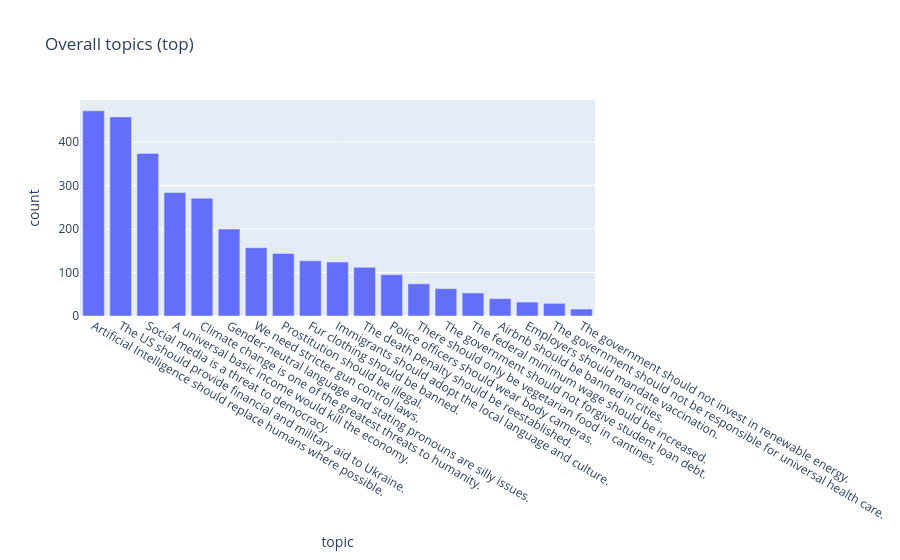
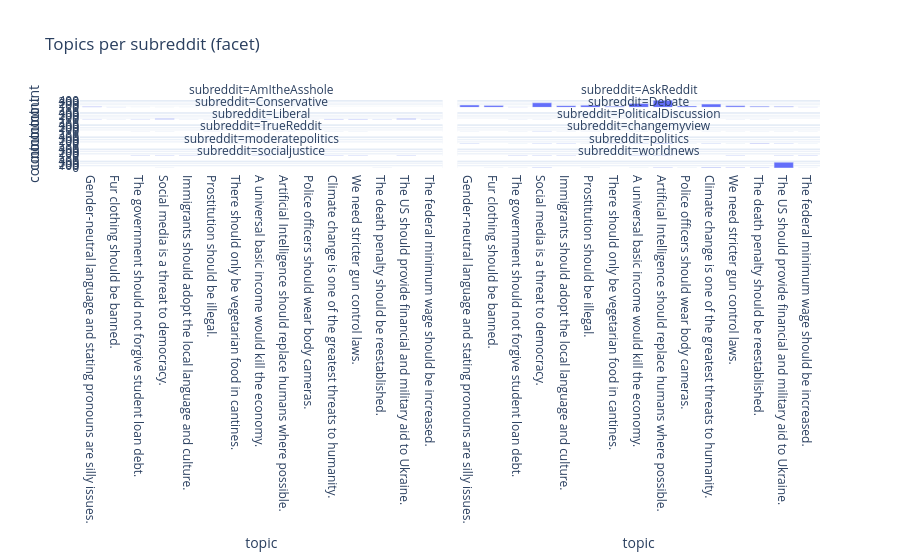

Notebook code cell kept with these figures, in order:
### Code cell
# =============================================================================
# Abschnitt 3 — Topics (wie Tab 2)
# =============================================================================

if df_sub.empty:
    print("WARNING: submissions empty.")
elif not subreddit_sub or not topic_sub:
    print("WARNING: could not detect subreddit/topic columns.")
else:
    overall = compute_topics_overall(df_sub, topic_col=topic_sub)
    display(overall.head(50))
    px.bar(overall.head(TOP_N_TOPICS_OVERALL), x="topic", y="count", title="Overall topics (top)").show()

    by_sub = compute_topics_by_subreddit(
        df_sub=df_sub,
        subreddit_col=subreddit_sub,
        topic_col=topic_sub,
        top_n_topics=TOP_N_TOPICS_FOR_PER_SUB,
    )
    display(by_sub.head(200))

    # Optional: facet plot (can get wide)
    view = by_sub.copy()
    px.bar(view, x="topic", y="count", facet_col="subreddit", facet_col_wrap=2, title="Topics per subreddit (facet)").show()

### Figure 1 — Plotly figure (JSON) as saved in the notebook; plotly's stock layout.template omitted (floating-point values rounded to 4 significant figures)
{"data": [{"hovertemplate": "topic=%{x}<br>count=%{y}<extra></extra>", "legendgroup": "", "marker": {"color": "#636efa", "pattern": {"shape": ""}}, "name": "", "orientation": "v", "showlegend": false, "textposition": "auto", "x": ["Artificial Intelligence should replace humans where possible.", "The US should provide financial and military aid to Ukraine.", "Social media is a threat to democracy.", "A universal basic income would kill the economy.", "Climate change is one of the greatest threats to humanity.", "Gender-neutral language and stating pronouns are silly issues.", "We need stricter gun control laws.", "Prostitution should be illegal.", "Fur clothing should be banned.", "Immigrants should adopt the local language and culture.", "The death penalty should be reestablished.", "Police officers should wear body cameras.", "There should only be vegetarian food in cantines.", "The government should not forgive student loan debt.", "The federal minimum wage should be increased.", "Airbnb should be banned in cities.", "Employers should mandate vaccination.", "The government should not be responsible for universal health care.", "The government should not invest in renewable energy."], "xaxis": "x", "y": [472, 458, 374, 284, 271, 200, 157, 144, 127, 124, 112, 95, 74, 63, 53, 40, 32, 29, 16], "yaxis": "y", "type": "bar"}], "layout": {"xaxis": {"anchor": "y", "domain": [0.0, 1.0], "title": {"text": "topic"}}, "yaxis": {"anchor": "x", "domain": [0.0, 1.0], "title": {"text": "count"}}, "legend": {"tracegroupgap": 0}, "title": {"text": "Overall topics (top)"}, "barmode": "relative"}}

### Figure 2 — Plotly figure (JSON) as saved in the notebook; plotly's stock layout.template omitted (floating-point values rounded to 4 significant figures)
{"data": [{"hovertemplate": "subreddit=AmItheAsshole<br>topic=%{x}<br>count=%{y}<extra></extra>", "legendgroup": "", "marker": {"color": "#636efa", "pattern": {"shape": ""}}, "name": "", "orientation": "v", "showlegend": false, "textposition": "auto", "x": ["Gender-neutral language and stating pronouns are silly issues.", "Fur clothing should be banned.", "The government should not forgive student loan debt.", "Social media is a threat to democracy.", "Immigrants should adopt the local language and culture.", "Prostitution should be illegal.", "There should only be vegetarian food in cantines.", "A universal basic income would kill the economy.", "Artificial Intelligence should replace humans where possible.", "Police officers should wear body cameras."], "xaxis": "x11", "y": [29, 19, 11, 6, 5, 4, 4, 2, 2, 1], "yaxis": "y11", "type": "bar"}, {"hovertemplate": "subreddit=AskReddit<br>topic=%{x}<br>count=%{y}<extra></extra>", "legendgroup": "", "marker": {"color": "#636efa", "pattern": {"shape": ""}}, "name": "", "orientation": "v", "showlegend": false, "textposition": "auto", "x": ["Artificial Intelligence should replace humans where possible.", "Social media is a threat to democracy.", "A universal basic income would kill the economy.", "Climate change is one of the greatest threats to humanity.", "Gender-neutral language and stating pronouns are silly issues.", "Prostitution should be illegal.", "Fur clothing should be banned.", "Immigrants should adopt the local language and culture.", "We need stricter gun control laws.", "Police officers should wear body cameras.", "The death penalty should be reestablished.", "There should only be vegetarian food in cantines.", "The US should provide financial and military aid to Ukraine.", "The federal minimum wage should be increased.", "The government should not forgive student loan debt."], "xaxis": "x12", "y": [409, 268, 227, 191, 136, 128, 103, 101, 88, 79, 62, 59, 54, 28, 27], "yaxis": "y12", "type": "bar"}, {"hovertemplate": "subreddit=Conservative<br>topic=%{x}<br>count=%{y}<extra></extra>", "legendgroup": "", "marker": {"color": "#636efa", "pattern": {"shape": ""}}, "name": "", "orientation": "v", "showlegend": false, "textposition": "auto", "x": ["Social media is a threat to democracy.", "The US should provide financial and military aid to Ukraine.", "We need stricter gun control laws.", "Climate change is one of the greatest threats to humanity.", "A universal basic income would kill the economy.", "The government should not forgive student loan debt.", "Gender-neutral language and stating pronouns are silly issues.", "The federal minimum wage should be increased.", "The death penalty should be reestablished.", "Artificial Intelligence should replace humans where possible.", "Police officers should wear body cameras.", "Immigrants should adopt the local language and culture.", "Fur clothing should be banned.", "Prostitution should be illegal."], "xaxis": "x9", "y": [41, 41, 28, 27, 20, 17, 15, 12, 9, 6, 6, 4, 3, 3], "yaxis": "y9", "type": "bar"}, {"hovertemplate": "subreddit=Debate<br>topic=%{x}<br>count=%{y}<extra></extra>", "legendgroup": "", "marker": {"color": "#636efa", "pattern": {"shape": ""}}, "name": "", "orientation": "v", "showlegend": false, "textposition": "auto", "x": ["Artificial Intelligence should replace humans where possible.", "The death penalty should be reestablished.", "We need stricter gun control laws.", "Social media is a threat to democracy.", "The government should not forgive student loan debt."], "xaxis": "x10", "y": [2, 2, 2, 1, 1], "yaxis": "y10", "type": "bar"}, {"hovertemplate": "subreddit=Liberal<br>topic=%{x}<br>count=%{y}<extra></extra>", "legendgroup": "", "marker": {"color": "#636efa", "pattern": {"shape": ""}}, "name": "", "orientation": "v", "showlegend": false, "textposition": "auto", "x": ["Social media is a threat to democracy.", "We need stricter gun control laws.", "Climate change is one of the greatest threats to humanity.", "Artificial Intelligence should replace humans where possible.", "Prostitution should be illegal.", "The government should not forgive student loan debt."], "xaxis": "x7", "y": [4, 4, 3, 1, 1, 1], "yaxis": "y7", "type": "bar"}, {"hovertemplate": "subreddit=PoliticalDiscussion<br>topic=%{x}<br>count=%{y}<extra></extra>", "legendgroup": "", "marker": {"color": "#636efa", "pattern": {"shape": ""}}, "name": "", "orientation": "v", "showlegend": false, "textposition": "auto", "x": ["Social media is a threat to democracy.", "We need stricter gun control laws.", "Climate change is one of the greatest threats to humanity.", "The US should provide financial and military aid to Ukraine.", "A universal basic income would kill the economy.", "Artificial Intelligence should replace humans where possible.", "The federal minimum wage should be increased.", "The death penalty should be reestablished.", "Gender-neutral language and stating pronouns are silly issues.", "Immigrants should adopt the local language and culture.", "The government should not forgive student loan debt.", "Prostitution should be illegal."], "xaxis": "x8", "y": [28, 14, 11, 11, 10, 10, 6, 4, 3, 3, 2, 1], "yaxis": "y8", "type": "bar"}, {"hovertemplate": "subreddit=TrueReddit<br>topic=%{x}<br>count=%{y}<extra></extra>", "legendgroup": "", "marker": {"color": "#636efa", "pattern": {"shape": ""}}, "name": "", "orientation": "v", "showlegend": false, "textposition": "auto", "x": ["There should only be vegetarian food in cantines."], "xaxis": "x5", "y": [1], "yaxis": "y5", "type": "bar"}, {"hovertemplate": "subreddit=changemyview<br>topic=%{x}<br>count=%{y}<extra></extra>", "legendgroup": "", "marker": {"color": "#636efa", "pattern": {"shape": ""}}, "name": "", "orientation": "v", "showlegend": false, "textposition": "auto", "x": ["Artificial Intelligence should replace humans where possible.", "The death penalty should be reestablished.", "Gender-neutral language and stating pronouns are silly issues.", "A universal basic income would kill the economy.", "Climate change is one of the greatest threats to humanity.", "The US should provide financial and military aid to Ukraine.", "There should only be vegetarian food in cantines.", "Social media is a threat to democracy.", "Immigrants should adopt the local language and culture.", "Prostitution should be illegal.", "We need stricter gun control laws.", "Police officers should wear body cameras.", "The federal minimum wage should be increased.", "The government should not forgive student loan debt."], "xaxis": "x6", "y": [25, 24, 17, 13, 11, 10, 10, 9, 8, 5, 5, 4, 2, 1], "yaxis": "y6", "type": "bar"}, {"hovertemplate": "subreddit=moderatepolitics<br>topic=%{x}<br>count=%{y}<extra></extra>", "legendgroup": "", "marker": {"color": "#636efa", "pattern": {"shape": ""}}, "name": "", "orientation": "v", "showlegend": false, "textposition": "auto", "x": ["We need stricter gun control laws.", "A universal basic income would kill the economy.", "Climate change is one of the greatest threats to humanity.", "Social media is a threat to democracy.", "The US should provide financial and military aid to Ukraine.", "Immigrants should adopt the local language and culture.", "The government should not forgive student loan debt."], "xaxis": "x3", "y": [4, 3, 3, 3, 3, 2, 1], "yaxis": "y3", "type": "bar"}, {"hovertemplate": "subreddit=politics<br>topic=%{x}<br>count=%{y}<extra></extra>", "legendgroup": "", "marker": {"color": "#636efa", "pattern": {"shape": ""}}, "name": "", "orientation": "v", "showlegend": false, "textposition": "auto", "x": ["We need stricter gun control laws.", "A universal basic income would kill the economy.", "The federal minimum wage should be increased.", "The US should provide financial and military aid to Ukraine.", "Artificial Intelligence should replace humans where possible.", "Immigrants should adopt the local language and culture.", "Social media is a threat to democracy.", "The government should not forgive student loan debt."], "xaxis": "x4", "y": [4, 3, 3, 2, 1, 1, 1, 1], "yaxis": "y4", "type": "bar"}, {"hovertemplate": "subreddit=socialjustice<br>topic=%{x}<br>count=%{y}<extra></extra>", "legendgroup": "", "marker": {"color": "#636efa", "pattern": {"shape": ""}}, "name": "", "orientation": "v", "showlegend": false, "textposition": "auto", "x": ["Social media is a threat to democracy.", "The death penalty should be reestablished."], "xaxis": "x", "y": [1, 1], "yaxis": "y", "type": "bar"}, {"hovertemplate": "subreddit=worldnews<br>topic=%{x}<br>count=%{y}<extra></extra>", "legendgroup": "", "marker": {"color": "#636efa", "pattern": {"shape": ""}}, "name": "", "orientation": "v", "showlegend": false, "textposition": "auto", "x": ["The US should provide financial and military aid to Ukraine.", "Climate change is one of the greatest threats to humanity.", "Artificial Intelligence should replace humans where possible.", "Social media is a threat to democracy.", "The death penalty should be reestablished.", "We need stricter gun control laws.", "A universal basic income would kill the economy.", "Police officers should wear body cameras.", "Fur clothing should be banned.", "Prostitution should be illegal.", "The federal minimum wage should be increased.", "The government should not forgive student loan debt."], "xaxis": "x2", "y": [337, 25, 16, 12, 10, 8, 6, 5, 2, 2, 2, 1], "yaxis": "y2", "type": "bar"}], "layout": {"xaxis": {"anchor": "y", "domain": [0.0, 0.49], "title": {"text": "topic"}}, "yaxis": {"anchor": "x", "domain": [0.0, 0.1083], "title": {"text": "count"}}, "xaxis2": {"anchor": "y2", "domain": [0.51, 1.0], "matches": "x", "title": {"text": "topic"}}, "yaxis2": {"anchor": "x2", "domain": [0.0, 0.1083], "matches": "y", "showticklabels": false}, "xaxis3": {"anchor": "y3", "domain": [0.0, 0.49], "matches": "x", "showticklabels": false}, "yaxis3": {"anchor": "x3", "domain": [0.1783, 0.2867], "matches": "y", "title": {"text": "count"}}, "xaxis4": {"anchor": "y4", "domain": [0.51, 1.0], "matches": "x", "showticklabels": false}, "yaxis4": {"anchor": "x4", "domain": [0.1783, 0.2867], "matches": "y", "showticklabels": false}, "xaxis5": {"anchor": "y5", "domain": [0.0, 0.49], "matches": "x", "showticklabels": false}, "yaxis5": {"anchor": "x5", "domain": [0.3567, 0.465], "matches": "y", "title": {"text": "count"}}, "xaxis6": {"anchor": "y6", "domain": [0.51, 1.0], "matches": "x", "showticklabels": false}, "yaxis6": {"anchor": "x6", "domain": [0.3567, 0.465], "matches": "y", "showticklabels": false}, "xaxis7": {"anchor": "y7", "domain": [0.0, 0.49], "matches": "x", "showticklabels": false}, "yaxis7": {"anchor": "x7", "domain": [0.535, 0.6433], "matches": "y", "title": {"text": "count"}}, "xaxis8": {"anchor": "y8", "domain": [0.51, 1.0], "matches": "x", "showticklabels": false}, "yaxis8": {"anchor": "x8", "domain": [0.535, 0.6433], "matches": "y", "showticklabels": false}, "xaxis9": {"anchor": "y9", "domain": [0.0, 0.49], "matches": "x", "showticklabels": false}, "yaxis9": {"anchor": "x9", "domain": [0.7133, 0.8217], "matches": "y", "title": {"text": "count"}}, "xaxis10": {"anchor": "y10", "domain": [0.51, 1.0], "matches": "x", "showticklabels": false}, "yaxis10": {"anchor": "x10", "domain": [0.7133, 0.8217], "matches": "y", "showticklabels": false}, "xaxis11": {"anchor": "y11", "domain": [0.0, 0.49], "matches": "x", "showticklabels": false}, "yaxis11": {"anchor": "x11", "domain": [0.8917, 1.0], "matches": "y", "title": {"text": "count"}}, "xaxis12": {"anchor": "y12", "domain": [0.51, 1.0], "matches": "x", "showticklabels": false}, "yaxis12": {"anchor": "x12", "domain": [0.8917, 1.0], "matches": "y", "showticklabels": false}, "annotations": [{"font": {}, "showarrow": false, "text": "subreddit=socialjustice", "x": 0.245, "xanchor": "center", "xref": "paper", "y": 0.1083, "yanchor": "bottom", "yref": "paper"}, {"font": {}, "showarrow": false, "text": "subreddit=worldnews", "x": 0.755, "xanchor": "center", "xref": "paper", "y": 0.1083, "yanchor": "bottom", "yref": "paper"}, {"font": {}, "showarrow": false, "text": "subreddit=moderatepolitics", "x": 0.245, "xanchor": "center", "xref": "paper", "y": 0.2867, "yanchor": "bottom", "yref": "paper"}, {"font": {}, "showarrow": false, "text": "subreddit=politics", "x": 0.755, "xanchor": "center", "xref": "paper", "y": 0.2867, "yanchor": "bottom", "yref": "paper"}, {"font": {}, "showarrow": false, "text": "subreddit=TrueReddit", "x": 0.245, "xanchor": "center", "xref": "paper", "y": 0.465, "yanchor": "bottom", "yref": "paper"}, {"font": {}, "showarrow": false, "text": "subreddit=changemyview", "x": 0.755, "xanchor": "center", "xref": "paper", "y": 0.465, "yanchor": "bottom", "yref": "paper"}, {"font": {}, "showarrow": false, "text": "subreddit=Liberal", "x": 0.245, "xanchor": "center", "xref": "paper", "y": 0.6433, "yanchor": "bottom", "yref": "paper"}, {"font": {}, "showarrow": false, "text": "subreddit=PoliticalDiscussion", "x": 0.755, "xanchor": "center", "xref": "paper", "y": 0.6433, "yanchor": "bottom", "yref": "paper"}, {"font": {}, "showarrow": false, "text": "subreddit=Conservative", "x": 0.245, "xanchor": "center", "xref": "paper", "y": 0.8217, "yanchor": "bottom", "yref": "paper"}, {"font": {}, "showarrow": false, "text": "subreddit=Debate", "x": 0.755, "xanchor": "center", "xref": "paper", "y": 0.8217, "yanchor": "bottom", "yref": "paper"}, {"font": {}, "showarrow": false, "text": "subreddit=AmItheAsshole", "x": 0.245, "xanchor": "center", "xref": "paper", "y": 1.0, "yanchor": "bottom", "yref": "paper"}, {"font": {}, "showarrow": false, "text": "subreddit=AskReddit", "x": 0.755, "xanchor": "center", "xref": "paper", "y": 1.0, "yanchor": "bottom", "yref": "paper"}], "legend": {"tracegroupgap": 0}, "title": {"text": "Topics per subreddit (facet)"}, "barmode": "relative"}}
